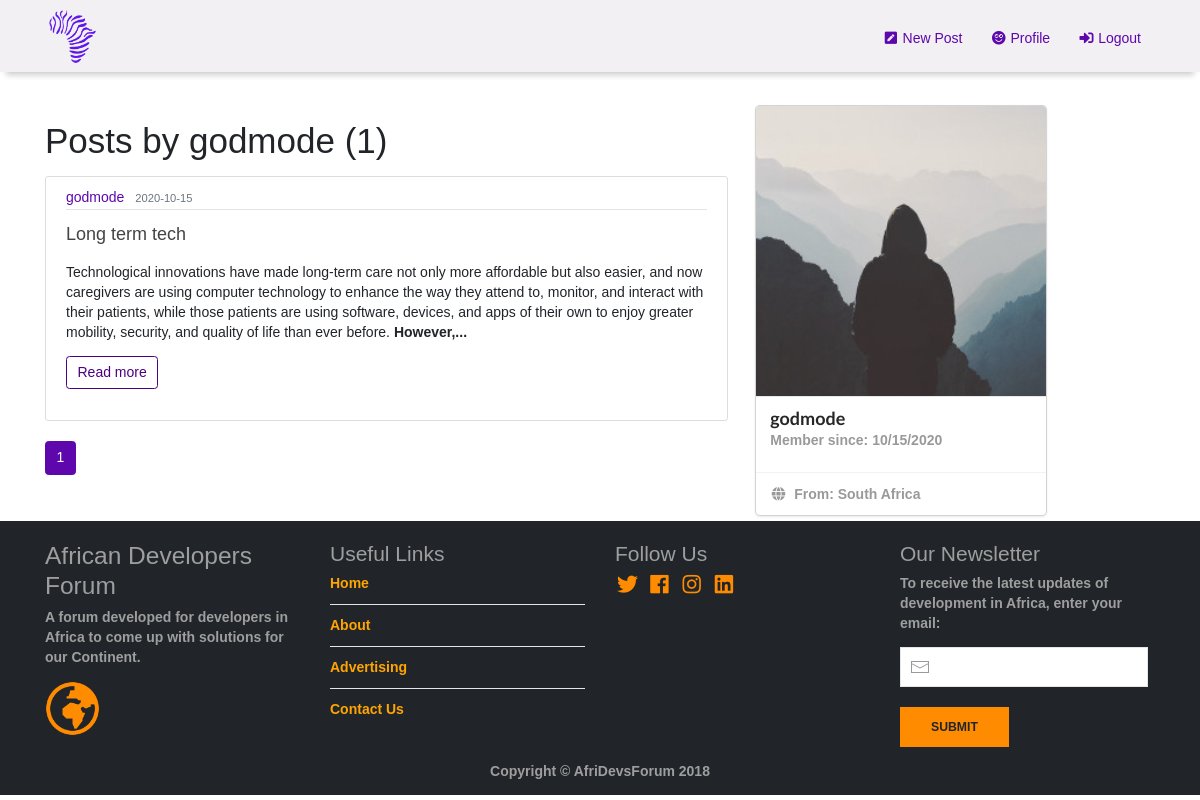
The app's page /user-profile/godmode (signed in) with its own data.
### flaskblog/models.py (models this page shows, shortened)
class User(db.Model, UserMixin):  # this class is used for creating the database table User
    id = db.Column(db.Integer, primary_key = True)  # id attribute/column that is an integer and primary key
    name = db.Column(db.String(64))
    username = db.Column(db.String(20), unique = True, nullable = False)
    email = db.Column(db.String(120), unique = True, nullable = False)
    country = db.Column(db.String(20), nullable = False)
    about_me = db.Column(db.Text())
    member_since = db.Column(db.DateTime, default = datetime.utcnow)
    image_file = db.Column(db.String(20), nullable = False, default = 'default.jpg')
    password = db.Column(db.String(60), nullable = True)
    confirmed = db.Column(db.Boolean, default = False)
    role_id = db.Column(db.Integer, db.ForeignKey('role.id'))
    posts = db.relationship('Post', backref = 'author',
                            lazy = True)  # defining a relationship between user(author) & post
    comments = db.relationship('Comment', backref = 'author', lazy = 'dynamic')
    def can(self, permissions):
        return self.role is not None and \
               (self.role.permissions & permissions) == permissions

class Post(db.Model):
    __searchable__ = ['title', 'content']
    id = db.Column(db.Integer, primary_key = True)
    title = db.Column(db.String(100), nullable = False)
    date_posted = db.Column(db.DateTime, nullable = False, default = datetime.utcnow)
    content = db.Column(db.Text, nullable = False)
    user_id = db.Column(db.Integer, db.ForeignKey('user.id'), nullable = False)  # a foreign key
    tag = db.relationship('Tag', secondary = post_tag, backref = 'post', lazy = 'dynamic')
    comments = db.relationship('Comment', backref = 'post', lazy = 'dynamic')

### flaskblog/users/routes.py (the view)
@users.route("/user-profile/<string:username>")
def user_profile(username):
    page = request.args.get('page', 1, type = int)
    user = User.query.filter_by(username = username).first_or_404()
    image_file = url_for('static', filename = 'profile_pics/' + user.image_file)
    posts = Post.query.filter_by(author = user) \
        .order_by(Post.date_posted.desc()) \
        .paginate(page = page, per_page = current_app.config['FLASKY_POSTS_PER_PAGE'])
    if user and posts is None:
        abort(404)
    return render_template('user_profile.html', user = user, image_file = image_file, posts = posts)

### flaskblog/__init__.py (called while the page is built)
def initialize_extensions(app):
    db.init_app(app)
    migrate.init_app(app, db)
    bcrypt.init_app(app)
    login_manager.init_app(app)
    mail.init_app(app)
    ckeditor.init_app(app)
    bootstrap.init_app(app)
    moment.init_app(app)
    from flaskblog.models import User
    @login_manager.user_loader
    def load_user(user_id):
        return User.query.filter(User.id == int(user_id)).first()

### flaskblog/main/__init__.py (called while the page is built)
@main.app_context_processor
def inject_permissions():
    return dict(Permission = Permission)

### flaskblog/users/routes.py (called while the page is built)
@users.before_app_request
def before_request():
    if current_user.is_authenticated:
        if not current_user.confirmed \
                and request.endpoint \
                and request.blueprint != 'users' \
                and request.endpoint != 'static':
            return redirect(url_for('users.unconfirmed'))

### flaskblog/templates/user_profile.html (shortened to what this page needs)
{% extends 'layout.html' %}
{% block content %}
<h1 class="mb-3">Posts by {{ user.username }} ({{ posts.total }})</h1>
{% for post in posts.items %}
<article class="media content-section">
    <div class="media-body">
        <div class="article-metadata">
            <a class="mr-2" href="#" id="username">{{ post.author.username }}</a>
            <small class="text-muted">{{ post.date_posted.strftime('%Y-%m-%d') }}</small>
        </div>
        <h2><a class="article-title" href="{{ url_for('posts.post', post_id=post.id) }}">{{ post.title }}</a></h2>
        {% if post.content|length > 400 %}
        <p class="article-content">{{ post.content | truncate(400)| safe}}</p>
        <a class="btn btn-outline-info mb-4" href="{{ url_for('posts.post', post_id=post.id) }}">Read more </a>
        {% else %}
        <p class="article-content">{{ post.content | safe}}</p>
        {% endif %}
    </div>
</article>
{% endfor %}
{% for page_num in posts.iter_pages(left_edge=1, right_edge=1, left_current=1, right_current=2) %}
{% if page_num %}
{% if posts.page == page_num %}
<a class="btn btn-info mb-4" href="{{ url_for('users.user_profile',username=user.username, page=page_num) }}">{{
    page_num }}</a>
{% else %}
<a class="btn btn-outline-info mb-4" href="{{ url_for('users.user_profile',username=user.username, page=page_num) }}">{{
    page_num }}</a>
{% endif %}
{% else %}
...
{% endif %}
{% endfor %}
{% endblock content %}
{% block side_bar %}
<div class="ui centered card" wfd-id="341">
    <div class="image" wfd-id="347">
        <img src="{{ image_file }}">
    </div>
    <div class="content" wfd-id="343">
        <a class="header">
            {% if user.name %}
            {{ user.name }}
            {% else %}
            {{ user.username }}
            {% endif %}</a>
        <div class="meta" wfd-id="345">
            <span class="date" wfd-id="346">Member since: {{ moment(user.member_since).format('L') }}</span>
        </div>
    </div>
    <div class="extra content" wfd-id="342">
        <a href="#">
            <i class="globe icon"></i>
            From: {{ user.country }}
        </a>
    </div>
</div>
{% endblock side_bar%}

### flaskblog/static/css/main.css (style rules this page uses)
* { font-family: Futura, "Trebuchet MS", Arial, sans-serif; }
body { background: #fafafa; color: #333333; margin: 0; }
h1, h2, h3, h4, h5, h6 { color: #444444; }
.content-section { background: #ffffff; padding: 10px 20px; border: 1px solid #dddddd; border-radius: 3px; margin-bottom: 20px; }
.article-title { color: #444444; font-size:large; }
.article-content { white-space: pre-line; font-size: small; }
.article-metadata { padding-bottom: 1px; margin-bottom: 4px; border-bottom: 1px solid #e3e3e3 }
.article-metadata #username { color: #5d07ad; }
#main .content-section .media-body .btn-outline-info { color: #4B0082; border-color: #4B0082; }
#main .btn-info { background-color: #5d07ad; color:#ffffff; border-color: #5d07ad; }
#main .btn-outline-info { color: #4B0082;; border-color: #4B0082; }

### records on screen
User: username "godmode", member_since "10/15/2020", country "South Africa"
Post: author.username "godmode", date_posted "2020-10-15", title "Long term tech", content "Technological innovations have made long-term care not only more affordable but also easier, and now caregivers are using computer technology to enhance the way they attend to, monitor, and interact with their patients, while those patients are using software, devices, and apps of their own to enjoy greater mobility, security, and quality of life than ever before. However,..."

### other values on screen
{{ posts.total }} "1"
{{ page_num }} "1"
